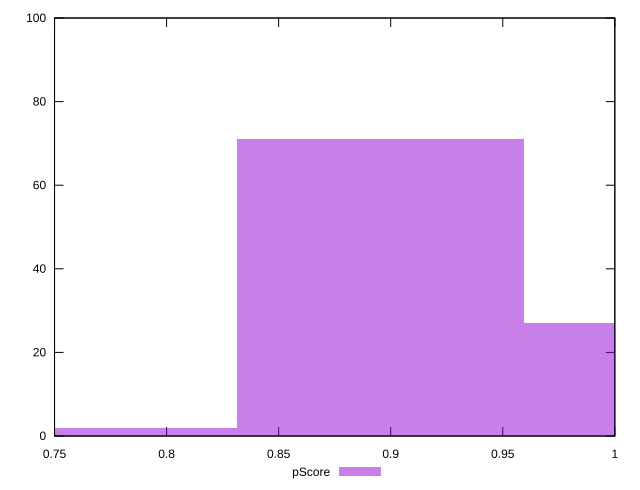

Here is the gnuplot script that generated this plot:
reset

$pScore <<EOF
0.8955280453100427 71
1.0234606232114773 27
0.7675954674086081 2
EOF

set key outside below
set boxwidth 0.12793257790143467
set xrange [0.75:1]
set yrange [0:100]
set trange [0:100]
set style fill transparent solid 0.5 noborder
set terminal svg size 640, 490 enhanced background rgb 'white'
set output "report_00009_2021-02-08T22-37-41.559Z/unused-css-rules/samples/pages+cached/pScore/histogram.svg"

plot $pScore title "pScore" with boxes

reset
